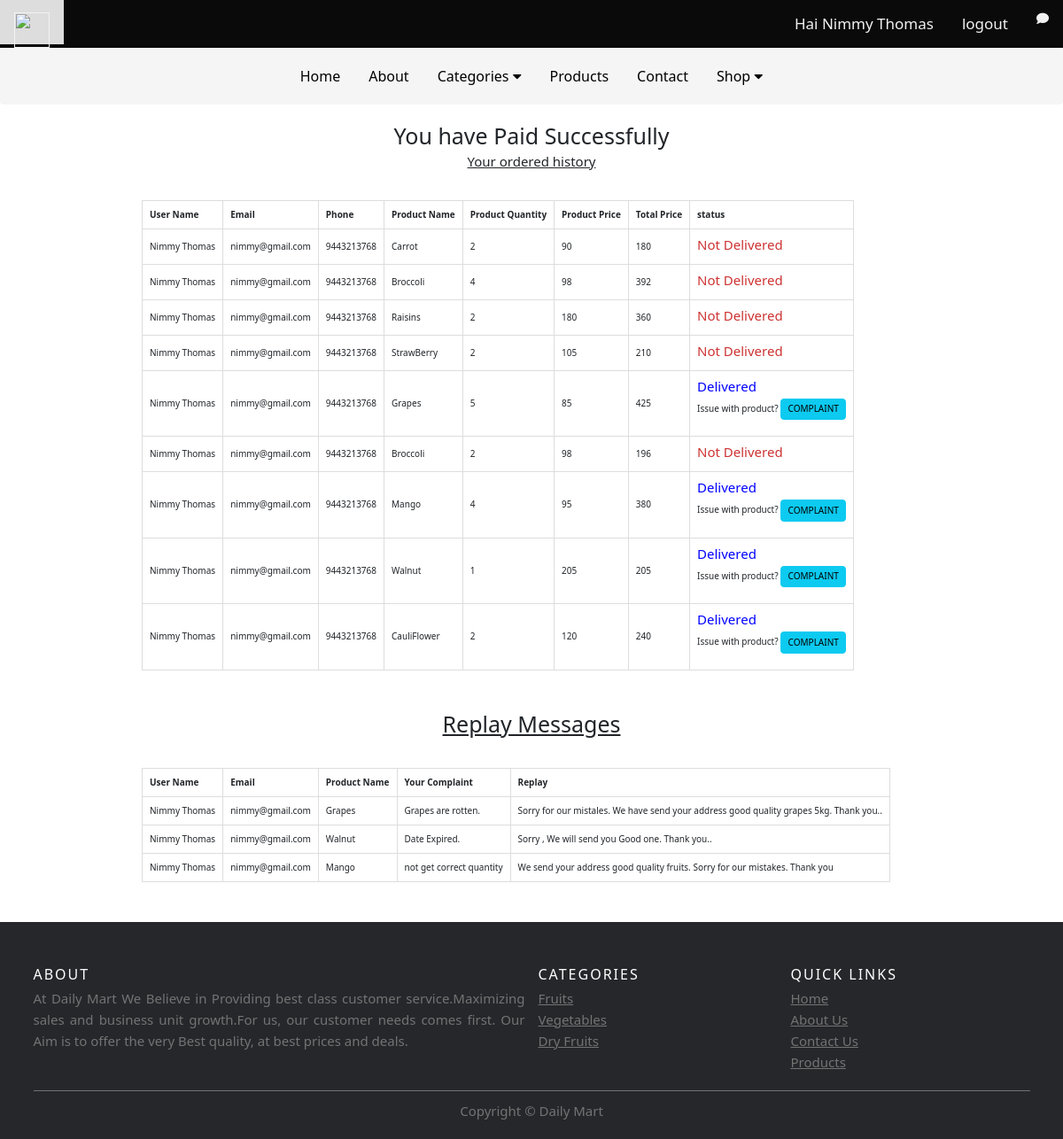
Screenshot of /history (signed in) with the database file from the repository.
### UserApp/models.py (models this page shows)
class Register(models.Model):
    Name=models.CharField(max_length=400)
    email=models.EmailField()
    password=models.CharField(max_length=100)
    phone=models.CharField(max_length=12)

class Checkout(models.Model):
    userid=models.ForeignKey(Register,on_delete=models.CASCADE)
    cartid=models.ForeignKey(Cart,on_delete=models.CASCADE,null=True)
    firstname=models.CharField(max_length=200)
    lastname=models.CharField(max_length=200)
    country=models.CharField(max_length=200)
    address=models.CharField(max_length=500)
    city=models.CharField(max_length=200)
    district=models.CharField(max_length=300)
    state=models.CharField(max_length=200)
    zip=models.CharField(max_length=20)
    status=models.IntegerField(default=0)

class Cart(models.Model):
    userid=models.ForeignKey(Register,on_delete=models.CASCADE)
    productid=models.ForeignKey(Product,on_delete=models.CASCADE)
    quantity=models.IntegerField()
    total=models.IntegerField()
    status=models.IntegerField(default=0)

class Replay(models.Model):
    userid=models.ForeignKey(Register,on_delete=models.CASCADE,null=True)
    complaintid=models.ForeignKey(Complaint,on_delete=models.CASCADE,null=True)
    message=models.TextField()

class Complaint(models.Model):
    userid=models.ForeignKey(Register,on_delete=models.CASCADE)
    compid=models.ForeignKey(Checkout,on_delete=models.CASCADE,null=True)
    issue=models.TextField()
    status=models.IntegerField(default=0)

### AdminApp/models.py (models this page shows)
class Product(models.Model):
    productname=models.CharField(max_length=300)
    productcategory=models.CharField(max_length=200)
    productimage=models.ImageField(upload_to='images',default='null.jpg')
    productprice=models.IntegerField()

### UserApp/views.py (the view)
# urls.py: path('history',views.history,name='history'),
def history(request):
    u=request.session.get('u_id')
    data=Checkout.objects.filter(userid=u).order_by('-id')
    data1=Replay.objects.filter(userid=u).order_by('-id')
    return render(request,'history.html',{'data':data,'data1':data1})

### UserApp/templates/history.html
{% extends 'users.html' %}
{% block content %}
<h1 style="text-align: center;">You have Paid Successfully </h1>
<h4 style="text-align: center;"><u>Your ordered history</u></h4>
<br><br>
<section>
<div>
    <table style="margin-left: 160px;">
        <tr>
            <th style="border: 1px solid #dddddd;
            text-align: left;
            padding: 8px;">User Name</th>
            <th style="border: 1px solid #dddddd;
            text-align: left;
            padding: 8px;">Email</th>
            <th style="border: 1px solid #dddddd;
            text-align: left;
            padding: 8px;">Phone</th>
            <th style="border: 1px solid #dddddd;
            text-align: left;
            padding: 8px;">Product Name</th>
            <th style="border: 1px solid #dddddd;
            text-align: left;
            padding: 8px;">Product Quantity</th>
            <th style="border: 1px solid #dddddd;
            text-align: left;
            padding: 8px;">Product Price</th>
            <th style="border: 1px solid #dddddd;
            text-align: left;
            padding: 8px;">Total Price</th>
            <th style="border: 1px solid #dddddd;
            text-align: left;
            padding: 8px;">status</th>
        </tr>
        {% for i in data %}
        <tr>
            <td style="border: 1px solid #dddddd;
            text-align: left;
            padding: 8px;">{{i.userid.Name}}</td>
            <td style="border: 1px solid #dddddd;
            text-align: left;
            padding: 8px;">{{i.userid.email}}</td>
            <td style="border: 1px solid #dddddd;
            text-align: left;
            padding: 8px;">{{i.userid.phone}}</td>
            <td style="border: 1px solid #dddddd;
            text-align: left;
            padding: 8px;">{{i.cartid.productid.productname}}</td>
            <td style="border: 1px solid #dddddd;
            text-align: left;
            padding: 8px;">{{i.cartid.quantity}}</td>
            <td style="border: 1px solid #dddddd;
            text-align: left;
            padding: 8px;">{{i.cartid.productid.productprice}}</td>
            <td style="border: 1px solid #dddddd;
            text-align: left;
            padding: 8px;">{{i.cartid.total}}</td>
            <td style="border: 1px solid #dddddd;
            text-align: left;
            padding: 8px;">
            {% if i.status == 1 %}
    <h4 style="color:blue">Delivered</h4>
    <p>Issue with product?
        <a href="{% url 'complaint' id=i.id %}">
        <button type="button" class="btn btn-info">COMPLAINT</button>
    </a>
</p>
    {% else %}
    <h4 style="color: rgb(205, 50, 50);">Not Delivered</h4>
    {% endif %}
        </td>
        {% endfor %}
        </tr>
    </table>
</div>
</section>
<br><br><br>
<section>
    <h1 style="text-align: center;"><u>Replay Messages</u></h1>
    <br><br>
    <div>
    <table style="margin-left: 160px;">
        <tr>
            <th style="border: 1px solid #dddddd;
            text-align: left;
            padding: 8px;">User Name</th>
            <th style="border: 1px solid #dddddd;
            text-align: left;
            padding: 8px;">Email</th>
            <th style="border: 1px solid #dddddd;
            text-align: left;
            padding: 8px;">Product Name</th>
            <th style="border: 1px solid #dddddd;
            text-align: left;
            padding: 8px;">Your Complaint</th>
            <th style="border: 1px solid #dddddd;
            text-align: left;
            padding: 8px;">Replay</th>
        </tr>
        {% for i in data1 %}
        <tr>
            <td style="border: 1px solid #dddddd;
            text-align: left;
            padding: 8px;">{{i.userid.Name}}</td>
             <td style="border: 1px solid #dddddd;
             text-align: left;
             padding: 8px;">{{i.userid.email}}</td>
             <td style="border: 1px solid #dddddd;
             text-align: left;
             padding: 8px;">{{i.complaintid.compid.cartid.productid.productname}}</td>
             <td style="border: 1px solid #dddddd;
             text-align: left;
             padding: 8px;">{{i.complaintid.issue}}</td>
             <td style="border: 1px solid #dddddd;
             text-align: left;
             padding: 8px;">{{i.message}}</td>
        </tr>
        {% endfor %}
    </table>
</div>
</section>
{% endblock %}

### UserApp/templates/users.html (shortened to what this page needs)
<!DOCTYPE html>
<html lang="en">
    <head>
        <link rel="stylesheet" href="https://maxcdn.bootstrapcdn.com/bootstrap/3.4.1/css/bootstrap.min.css">
        <link href="https://cdn.jsdelivr.net/npm/bootstrap@5.3.2/dist/css/bootstrap.min.css" rel="stylesheet">
        <link rel="stylesheet" href="https://use.fontawesome.com/releases/v5.0.7/css/all.css">
    </head>
    <body>
            <div class="topnav">
                <a class="navbar-brand" href="">
                    <img src="https://www.ujudebug.com/wp-content/uploads/2020/05/dailymart.jpg"  style="height: 40px; width: 40px;" class="logo">
                  </a>
                <div class="topnav-right">
                    {% if 'u_id' in request.session %}
                    <a class="nav-link" href="" >Hai {{request.session.username_u}}</a>
                    {% else %}
                    <a class="nav-link" href="{% url 'login'  %}"  >login</a>
                    {% endif %}
                    <a class="nav-link" href="{% url 'userlogout'  %}">logout</a>
                    <a class="fas fa-comment" href="{% url 'message' %}"  style="font-size: 14px;"></a>
                </div>
              </div>
            <div class="navbar">
                <a href="users">Home</a>
                <a href="about">About</a>
                <div class="dropdown">
                  <button class="dropbtn">Categories
                    <i class="fa fa-caret-down"></i>
                  </button>
                </div>
                <a href="products">Products</a>
                <a href="contact">Contact</a>
                <div class="dropdown">
                  <button class="dropbtn">Shop
                    <i class="fa fa-caret-down"></i>
                  </button>
                </div>
              </div>
              {% block content %}{% endblock %}
        <br><br><br>
    <footer class="site-footer">
      <div class="container">
        <div class="row">
          <div class="col-sm-12 col-md-6">
            <h6>About</h6>
            <p class="text-justify">At Daily Mart We Believe in Providing best class customer service.Maximizing sales and business unit growth.For us, our customer needs comes first. Our Aim is to offer the very Best quality, at best prices and deals.</p>
          </div>
          <div class="col-xs-6 col-md-3">
            <h6>Categories</h6>
            <ul class="footer-links">
              <li><a href="Fruits">Fruits</a></li>
              <li><a href="Vegetables">Vegetables</a></li>
              <li><a href="Dry Fruits">Dry Fruits</a></li>
            </ul>
          </div>
          <div class="col-xs-6 col-md-3">
            <h6>Quick Links</h6>
            <ul class="footer-links">
              <li><a href="users">Home</a></li>
              <li><a href="about">About Us</a></li>
              <li><a href="contact">Contact Us</a></li>
              <li><a href="products">Products</a></li>
            </ul>
          </div>
        </div>
        <hr>
      </div>
      <div class="container">
        <div class="row">
            <p class="copyright-text" style="text-align: center;">Copyright &copy; Daily Mart
            </p>
        </div>
      </div>
</footer>
          </body>
</html>

### UserApp/templates/users.html (style rules this page uses)
.topnav { overflow: hidden; background-color: #0a0a0a; }
.topnav a { float: left; color: #f2f2f2; text-align: center; padding: 14px 16px; text-decoration: none; font-size: 17px; }
.topnav-right { float: right; }
.navbar { background-color:whitesmoke; display:flex; justify-content:center; }
.navbar a { font-size: 16px; color: black; text-align: center; padding: 14px 16px; text-decoration: none; }
.dropdown .dropbtn { font-size: 16px; border: none; outline: none; color: black; padding: 14px 16px; background-color: inherit; font-family: inherit; margin: 0; }
.site-footer { background-color:#26272b; padding:45px 0 20px; font-size:15px; line-height:24px; color:#737373; }
.site-footer hr { border-top-color:#bbb; opacity:0.5 }
.site-footer h6 { color:#fff; font-size:16px; text-transform:uppercase; margin-top:5px; letter-spacing:2px }
.site-footer a { color:#737373; }
.footer-links { padding-left:0; list-style:none }
.footer-links li { display:block }
.footer-links a { color:#737373 }
.copyright-text { margin:0 }

### rows the page displays
Register: session.username_u "Nimmy Thomas"
Checkout: userid.Name "Nimmy Thomas", userid.email "nimmy@gmail.com", userid.phone "9443213768", cartid.productid.productname "Carrot", cartid.quantity "2", cartid.productid.productprice "90", cartid.total "180", status "Not Delivered"
Checkout: userid.Name "Nimmy Thomas", userid.email "nimmy@gmail.com", userid.phone "9443213768", cartid.productid.productname "Broccoli", cartid.quantity "4", cartid.productid.productprice "98", cartid.total "392", status "Not Delivered"
Checkout: userid.Name "Nimmy Thomas", userid.email "nimmy@gmail.com", userid.phone "9443213768", cartid.productid.productname "Raisins", cartid.quantity "2", cartid.productid.productprice "180", cartid.total "360", status "Not Delivered"
Checkout: userid.Name "Nimmy Thomas", userid.email "nimmy@gmail.com", userid.phone "9443213768", cartid.productid.productname "StrawBerry", cartid.quantity "2", cartid.productid.productprice "105", cartid.total "210", status "Not Delivered"
Checkout: userid.Name "Nimmy Thomas", userid.email "nimmy@gmail.com", userid.phone "9443213768", cartid.productid.productname "Grapes", cartid.quantity "5", cartid.productid.productprice "85", cartid.total "425", status "Delivered"
Checkout: userid.Name "Nimmy Thomas", userid.email "nimmy@gmail.com", userid.phone "9443213768", cartid.productid.productname "Broccoli", cartid.quantity "2", cartid.productid.productprice "98", cartid.total "196", status "Not Delivered"
Checkout: userid.Name "Nimmy Thomas", userid.email "nimmy@gmail.com", userid.phone "9443213768", cartid.productid.productname "Mango", cartid.quantity "4", cartid.productid.productprice "95", cartid.total "380", status "Delivered"
Checkout: userid.Name "Nimmy Thomas", userid.email "nimmy@gmail.com", userid.phone "9443213768", cartid.productid.productname "Walnut", cartid.quantity "1", cartid.productid.productprice "205", cartid.total "205", status "Delivered"
Checkout: userid.Name "Nimmy Thomas", userid.email "nimmy@gmail.com", userid.phone "9443213768", cartid.productid.productname "CauliFlower", cartid.quantity "2", cartid.productid.productprice "120", cartid.total "240", status "Delivered"
Replay: userid.Name "Nimmy Thomas", userid.email "nimmy@gmail.com", complaintid.compid.cartid.productid.productname "Grapes", complaintid.issue "Grapes are rotten.", message "Sorry for our mistales. We have send your address good quality grapes 5kg. Thank you.."
Replay: userid.Name "Nimmy Thomas", userid.email "nimmy@gmail.com", complaintid.compid.cartid.productid.productname "Walnut", complaintid.issue "Date Expired.", message "Sorry , We will send you Good one. Thank you.."
Replay: userid.Name "Nimmy Thomas", userid.email "nimmy@gmail.com", complaintid.compid.cartid.productid.productname "Mango", complaintid.issue "not get correct quantity", message "We send your address good quality fruits. Sorry for our mistakes. Thank you"
